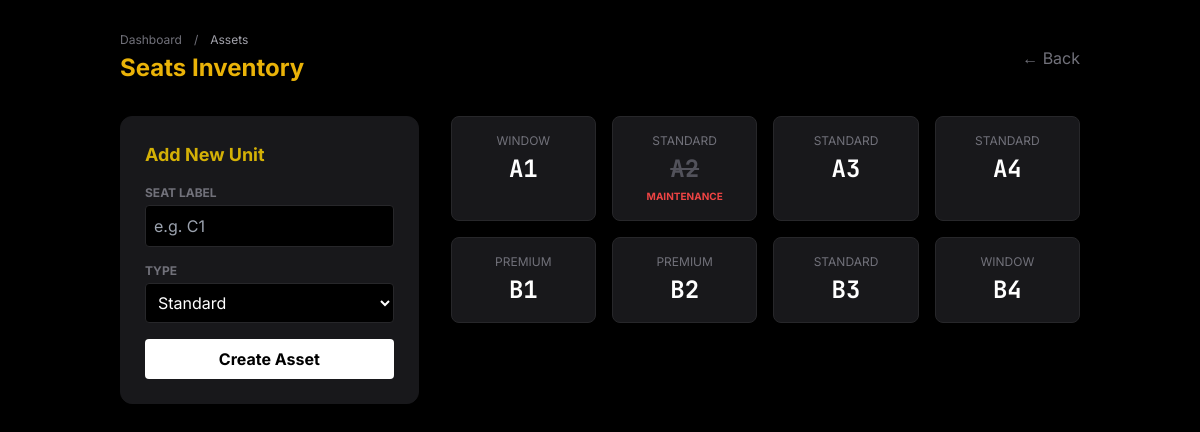
The page /admin/manage_seats.php (signed in) on the database its author committed.
### tables this page shows
CREATE TABLE `seats` (
  `id` int(10) UNSIGNED NOT NULL,
  `label` varchar(10) NOT NULL,
  `type` enum('Standard','Window','Premium') DEFAULT 'Standard',
  `status` tinyint(4) DEFAULT 1
);

### admin/manage_seats.php (the view, shortened to what this page needs)
<?php
$pdo = Database::getInstance()->getConnection();
$seats = $pdo->query("SELECT * FROM seats ORDER BY label ASC")->fetchAll();
$breadcrump = "Assets";
$headerTitle = "Seats Inventory";
?>
<!DOCTYPE html>
<html lang="en" class="dark">
<head>
    <? require_once 'includes/common.php' ?>
</head>
<body class="p-8 max-w-5xl mx-auto">
    <? require_once 'includes/breadcrump.php' ?>
    <div class="grid grid-cols-1 md:grid-cols-3 gap-8">
        <div class="md:col-span-1 bg-surface p-6 rounded-xl border border-zinc-900 h-fit">
            <h2 class="text-lg font-bold mb-4 text-accent">Add New Unit</h2>
            <form method="POST" class="space-y-4">
                <div>
                    <label class="block text-xs uppercase text-zinc-500 font-bold mb-1">Seat Label</label>
                    <input type="text" name="label" placeholder="e.g. C1" required
                        class="w-full bg-black border border-zinc-800 p-2 rounded text-white focus:border-accent outline-none">
                </div>
                <div>
                    <label class="block text-xs uppercase text-zinc-500 font-bold mb-1">Type</label>
                    <select name="type" class="w-full bg-black border border-zinc-800 p-2 rounded text-white outline-none">
                        <option value="Standard">Standard</option>
                    </select>
                </div>
                <button type="submit" name="add_seat" class="w-full bg-white text-black font-bold py-2 rounded hover:bg-zinc-200">
                    Create Asset
                </button>
            </form>
        </div>
        <div class="md:col-span-2">
            <div class="grid grid-cols-3 sm:grid-cols-4 gap-4">
                <?php foreach ($seats as $seat):
                    $isAvailable = $seat['status'] == 1;
                ?>
                    <div class="bg-surface border border-zinc-800 p-4 rounded-lg flex flex-col items-center relative group">
                        <span class="text-xs text-zinc-500 uppercase"><?= $seat['type'] ?></span>
                        <span class="text-2xl font-mono font-bold mt-1 <?= !$isAvailable ? 'line-through text-zinc-600' : 'text-white' ?>">
                            <?= $seat['label'] ?>
                        </span>
                        <?php if (!$isAvailable): ?>
                            <span class="text-[10px] text-red-500 font-bold uppercase mt-1">Maintenance</span>
                        <?php endif; ?>
                    </div>
                <?php endforeach; ?>
            </div>
        </div>
    </div>
</body>
</html>

### admin/includes/common.php (shortened to what this page needs)
<script src="https://cdn.tailwindcss.com"></script>

### admin/includes/breadcrump.php
<div class="flex flex-col md:flex-row justify-between items-start md:items-center mb-8 gap-4">
    <div>
        <nav class="flex text-xs text-zinc-500 mb-1" aria-label="Breadcrumb">
            <ol class="inline-flex items-center space-x-1 md:space-x-3">
                <li><a href="index.php" class="hover:text-white transition">Dashboard</a></li>
                <li>/</li>
                <li><span class="text-zinc-400"><?= $breadcrump ?></span></li>
            </ol>
        </nav>
        <h1 class="text-2xl font-bold text-<?= $headerTitle == "Outstanding Dues" ? "red" : "yellow" ?>-500"><?= $headerTitle ?></h1>
    </div>
    <a href="index.php" class="text-zinc-500 hover:text-white">← Back</a>
</div>

### admin/includes/common.php (style rules this page uses)
body { background-color: #000; color: #fff; }

### rows shown on the page
seats: type "WINDOW", label "A1"
seats: type "STANDARD", label "A2", status "MAINTENANCE"
seats: type "STANDARD", label "A3"
seats: type "STANDARD", label "A4"
seats: type "PREMIUM", label "B1"
seats: type "PREMIUM", label "B2"
seats: type "STANDARD", label "B3"
seats: type "WINDOW", label "B4"

### other values the page prints
$breadcrump "Assets"
$headerTitle "Seats Inventory"
